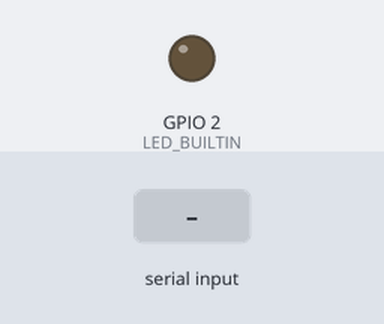
Recording of a sketch running on a simulated ESP8266 (NodeMCU). Shown: output pins drawn as LEDs (lit = HIGH, except the on-board LED, lit = LOW). The inputs (shaded band) are chosen by the test bench. WiFi joins after 1.5 s; servers stay silent unless stated; a WiFi scan finds three made-up networks; random numbers use the default seed unless the sketch sets one; what the sketch prints to the serial monitor is not drawn.

Above: at 1.2 s.
1.3 s: "1" received over Serial
At 1.8 s:
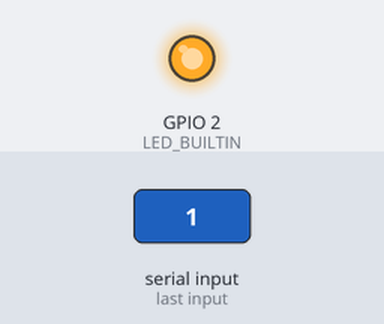
Timing chart, 0 to 7.3 s (numbered marks = the images above; inputs shaded):
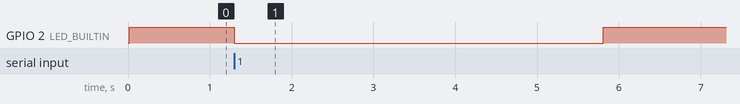

Measured:
- after the input at 1.3 s, GPIO 2 (LED_BUILTIN): HIGH → LOW at once, → HIGH 4.5 s later

The sketch:

Mote_central.ino
```cpp
#include <WiFiUdp.h>
#include <ESP8266WiFi.h>
#include <ArduinoJson.h>
#include <SoftwareSerial.h>
SoftwareSerial toArduino(13, 15);   //RX TX

unsigned int chipID = ESP.getChipId();
const char *MESH_PREFIX = "SmartFarm";
const char *PASSWORD = "A3B4NJshb*903dfnHx";
const int localPort = 9999;      // local port to listen on

IPAddress local_IP(192,168,0,1);
IPAddress gateway(192,168,0,1);
IPAddress subnet(255,255,255,0);

WiFiUDP Udp;
DynamicJsonBuffer  jsonBuffer;
JsonObject& root = jsonBuffer.createObject();

const int packetBufferLen = 80;
char packetBuffer[packetBufferLen]; //buffer to hold incoming packet

void createAP(){
  WiFi.disconnect();
  Serial.print("Configuring access point...");
  char buffer_[20];
  String ssid = String(MESH_PREFIX);
  ssid += ESP.getChipId();
  ssid.toCharArray(buffer_,20);
  WiFi.softAP(buffer_, PASSWORD);
  Serial.println(WiFi.softAPConfig(local_IP, gateway, subnet) ? "Ready" : "Failed!");
  Serial.print("AP IP address: ");
  Serial.println(WiFi.softAPIP());
}

void scanAPandConnect(){
// Set WiFi to station mode and disconnect from an AP if
  WiFi.disconnect();
  WiFi.mode(WIFI_STA);
  WiFi.disconnect();

  int n = WiFi.scanNetworks();
  while (n == 0){
    Serial.println("no networks found");
    //wait for random amount time
    delay(random(1000,5000));
    n = WiFi.scanNetworks();
  }

  Serial.println(" networks found");
  String ssid;
  char buffer_[20];
  int rssi = -10000;
  for (int i = 0; i < n; i++)
  {
    // Select SSID having lowest RSSI
    if (((WiFi.SSID(i)).substring(0,9)).compareTo("SmartFarm1768718") == 0 ){
      rssi = WiFi.RSSI(i);
      ssid = WiFi.SSID(i);
      break;
    }
    else if (rssi < WiFi.RSSI(i) && (((WiFi.SSID(i)).substring(0,9)).compareTo(MESH_PREFIX) == 0 )){
      rssi = WiFi.RSSI(i);
      ssid = WiFi.SSID(i);
    }
  }
  Serial.println("Connecting to :"+ssid);
  WiFi.mode(WIFI_STA);
  ssid.toCharArray(buffer_,20);
  WiFi.begin(buffer_, PASSWORD);
  delay(1000);
  while (WiFi.status() != WL_CONNECTED){
    Serial.print(".");
    delay(100);
  }
}

void setup() {
  //Initialize serial and wait for port to open:
  Serial.begin(9600);
  toArduino.begin(9600);

  pinMode(LED_BUILTIN, OUTPUT);

  createAP();
  Serial.println("\nStarting UDP...");
  Udp.begin(localPort);
}

void loop() {

  // if there's data available, read a packet
  int packetSize = Udp.parsePacket();
  if (packetSize) {

    /*
    Json packet
      {
        "id":1278685,
        "count":1,
        "TTL":5,
        "sensors":[32,31,888]
      }
    */
    //Serial.println("Size of packet :"+packetSize);
    int len = Udp.read(packetBuffer, packetBufferLen);
    if (len > 0)
      packetBuffer[len] = '\0';

    JsonObject& parse = jsonBuffer.parseObject(packetBuffer);
    // Test if parsing succeeds.
    if (!parse.success()) {
      Serial.println("parseObject() failed");
      return ;
    }
    Serial.print("Content :");
    parse.prettyPrintTo(Serial);

    int id = parse["id"];
    int count = parse["count"];
    int TTL = parse["TTL"];

    parse["TTL"] = TTL - 1;

    if (TTL > 0){
      if (root["id"]){
        if (root["id"] < count)
          root["id"] = count;
      }
      else{
        root["id"] = count;
      }
      /*Central node ID*/
      if (chipID == 1768718){
        float temp = parse["sensors"][0];
        float light = parse["sensors"][1];
        int moisture = parse["sensors"][2];
        int id = parse["id"];
        int battery = parse["battery"];
        String str = String(temp);
        str += ":";
        str += light;
        str += ":";
        str += moisture;
        str += ":";
        str += id;
        str += ":";
        str += battery;
        //parse.printTo(str);
        //parse.printTo(toArduino);
        Serial.println(str);
        toArduino.println(str);
        Serial.println("Data recived");
        toArduino.flush();
      }
      else{
        scanAPandConnect();
        //String s;
        parse.printTo(packetBuffer);
        //s.toCharArray(packetBuffer,packetBufferLen);
        sendMessage(packetBuffer);
      }
    }
    createAP();
    for (int i = 0; i<packetBufferLen; i++)
        packetBuffer[i] = '\0';
  }
  else if (Serial.available()){
    digitalWrite(LED_BUILTIN, LOW);
    //Serial.readString().toCharArray(packetBuffer,packetBufferLen);

    JsonObject& parse = jsonBuffer.parseObject(Serial.readString());
    // Test if parsing succeeds.
    if (!parse.success()) {
      Serial.println("parseObject() failed");
      //return;
    }
    parse["id"] = chipID;
    parse.printTo(packetBuffer);

    Serial.println("Content :"+String(packetBuffer));
    scanAPandConnect();
    sendMessage(packetBuffer);
    for (int i = 0; i<packetBufferLen; i++)
        packetBuffer[i] = '\0';
    Serial.flush();
    createAP();
  }
  digitalWrite(LED_BUILTIN, HIGH);
}

void sendMessage(char data[]) {
  Udp.beginPacket(local_IP,localPort);
  Udp.write(data);
  Serial.println(data);
  Udp.endPacket();
  Serial.flush();
}
```
